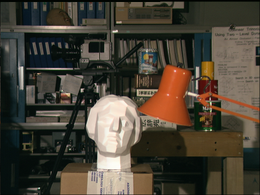
%> input picture pset5/bp/data/scene1.row3.col2.ppm, 260 x 195 px, shrunk from 384 x 288 before the run
$ octave Prob1.m   (GNU Octave 9; MATLAB toolbox functions it lacks are replaced by stand-ins)
%> lines starting %> are read from the running program, lines starting %| are printed output that depends on the picture
### pset5/bp/StereoBP.m
function dx = StereoBP(Il,Ir)
% Estimates horizontal disparities of image pair using belief propagation.
% The images are assumed to be grayscale.
% Output: dx - the horizontal offsets in direction Il --> Ir.

% Parameters
lambda = .2;
disp = 0:10;

L = length(disp); % number of disparities that we consider

[height,width] = size(Ir);

% Precompute data term
fprintf('Computing data term\n');
D = zeros(height,width,L);
for y=1:height
  for x=1:width
    for l=1:L
      dx = disp(l);
      if x-dx<1
        D(y,x,l) = 0; % boundary effect
      else
        % FILL IN D(y, x, l)
        y_l = Il(y,x);
        y_r = Ir(y,x-dx);
        D(y,x,l) = exp(-lambda*abs(y_l - y_r));
      end
    end
  end
end

% Precompute smoothness term
fprintf('Computing smoothness term\n');
P = zeros(L,L);
for l1=1:L
  for l2=1:L
    dx1 = disp(l1);
    dx2 = disp(l2);
    % FILL IN P(l1, l2)
    P(l1,l2) = exp(-abs(dx1-dx2));
  end
end

% Messages for max product
msgs_maxprod = ones(height,width,2,L);

% Messages for sum product
msgs_sumprod = ones(height,width,2,L);

% Constants to indicate direction
LEFT=1;
RIGHT=2;

% We do belief propagation for each row in the images. We compute messages
% for both max-product and sum-product.
fprintf('Performing sum-product message passing: ');
for y=1:height
  fprintf('.');

  % Forward pass: pass messages from left to right
  for x=1:width-1
    % FILL IN msgs_sumprod(y,x+1,LEFT,:)
    % x   -> node j
    % x+1 -> node i
    % EQUATION: m_ji(x_i) =
    %               SUM_{x_j} [ P(x_i, x_j) * PROD_{k=n(j)~i} m_kj(x_j) ]

    k_T = ones(L,1);    %(y) Top neighbor message
    k_P = ones(L,1);    %(x) Input neighbor message

    k_T(:) = D(y,x,:);
    k_P(:) = msgs_sumprod(y,x,LEFT,:);
    m_prev = k_T .* k_P;

    result = P * (m_prev);
    result = result / sum(result);

    msgs_sumprod(y,x+1,LEFT,:) = result;
  end

  % Backward pass: pass messages from right to left
  for x=width:-1:2
    % FILL IN msgs_sumprod(y,x-1,RIGHT,:)

    k_T = ones(L,1);    %(y) Top neighbor message
    k_P = ones(L,1);    %(x) Input neighbor message

    k_T(:) = D(y,x,:);
    k_P(:) = msgs_sumprod(y,x,RIGHT,:);
    m_prev = k_T .* k_P;

    result = P * ( m_prev );
    result = result / sum(result);

    msgs_sumprod(y,x-1,RIGHT,:) = result;
  end

end
fprintf('\n');

fprintf('Performing max-product message passing: ');
for y=1:height
  fprintf('.');

  % Forward pass: pass messages from left to right
  for x=1:width-1
    % FILL IN msgs_maxprod(y,x+1,LEFT,:)

    k_T = ones(L,1);    %(y) Top neighbor message
    k_P = ones(L,1);    %(x) Input neighbor message

    k_T(:) = D(y,x,:);
    k_P(:) = msgs_maxprod(y,x,LEFT,:);

    m_prev = k_T .* k_P;

    R = zeros(size(P));
    for l=1:L
        R(:,l) = (P(:,l) .* m_prev);
    end

    [arg_val, arg_max] = max(R, [], 1);
    result = arg_val / sum(arg_val);
    msgs_maxprod(y,x+1,LEFT,:) = result;

  end
  % Backward pass: pass messages from right to left
  for x=width:-1:2
    % FILL IN msgs_maxprod(y,x-1,RIGHT,:)

    k_T = ones(L,1);    %(y) Top neighbor message
    k_P = ones(L,1);    %(x) Input neighbor message

    k_T(:) = D(y,x,:);
    k_P(:) = msgs_maxprod(y,x,RIGHT,:);

    m_prev = k_T .* k_P;

    R = zeros(size(P));
    for l=1:L
        R(:,l) = (P(:,l) .* m_prev);
    end

    [arg_val, arg_max] = max(R, [], 1);
    result = arg_val / sum(arg_val);
    msgs_maxprod(y,x-1,RIGHT,:) = result;

  end
end
fprintf('\n');

% Compute marginals
fprintf('Computing marginals\n');
marg = ComputeMarginals(D, msgs_sumprod, disp);

% Compute mean
fprintf('Computing mean\n');
mu = ComputeMean(D, msgs_sumprod, disp);

% Compute MAP
fprintf('Computing MAP\n');
map = ComputeMAP(D, msgs_maxprod, disp);

% Start visualizing everything...
fprintf('Visualizing...\n');
Visualize(Il, Ir, D, msgs_maxprod, msgs_sumprod, marg, mu, map, disp);


function dx = ComputeMAP(D,msgs,disp)

[height,width,L] = size(D);
marg = ComputeMarginals(D, msgs, disp);

b = zeros(L,1);
dx = zeros(height,width);
for y=1:height
  for x=1:width
    % FILL IN: Compute the MAP estimate

    P_l = reshape(marg(y,x,:), length(disp), 1);

    [val, d] = max( P_l, [], 1 );
    dx(y,x) = d;

  end
end


function marg = ComputeMarginals(D, msgs, disp)

[height,width,L] = size(D);

b = zeros(L,1);
marg = zeros(height,width,L);
for y=1:height
  for x=1:width
    % FILL IN: Compute marginals

    m_top = ones(L,1);
    m_left = ones(L,1);
    m_right = ones(L,1);

    m_top(:) = D(y,x,:);
    m_left(:) = msgs(y,x,1,:);
    m_right(:) = msgs(y,x,2,:);

    result = m_top .* m_left .* m_right;
    result = result / sum(result);
    marg(y, x, :) = result;

  end
end


function mu = ComputeMean(D, msgs, disp)

mu = zeros(size(D,1), size(D, 2));
marg = ComputeMarginals(D, msgs, disp);

L = length(disp);

% FILL IN: Compute mean (hint: you can use ComputeMarginals)
for y=1:size(D,1)
  for x=1:size(D,2)

       P_l = reshape(marg(y,x,:), length(disp), 1);
       mu(y,x) = dot(disp, P_l);
  end
end


% This function visualizes different aspects of the algorithm. You can tweak
% the parameters if you like. Be sure to include important ones in your writeup.
function Visualize(Il, Ir, D, msgs_maxprod, msgs_sumprod, marg, mu, map, disp);

scanline = 61;
LEFT=1;
RIGHT=2;
L = size(D, 3);

colormap gray;

% Show the stereo pair
clf;
subplot(121); imagesc(Il); axis image; title('Stereo Left', 'FontSize', 20);
subplot(122); imagesc(Ir); axis image; title('Stereo Right', 'FontSize', 20);
pause;

% Plot a scanline
clf;
subplot(221);
img1 = repmat(Il, [1 1 3]) / 255;
img1(scanline, :, 1:2) = 0;
img1(scanline, :, 3) = 1;
imagesc(img1); axis image; title('Left Image Scanline', 'FontSize', 20);
subplot(223);
img2 = repmat(Ir, [1 1 3]) / 255;
img2(scanline, :, 2:3) = 0;
img2(scanline, :, 1) = 1;
imagesc(img2); axis image; title('Right Image Scanline', 'FontSize', 20)
subplot(122); hold on;
h1 = plot(Il(scanline, :), 'b', 'LineWidth', 5);
h2 = plot(Ir(scanline, :), 'r', 'LineWidth', 5);
legend('Left Image', 'Right Image'); title('Plot of a Scanline', 'FontSize', 20);
pause;

% Plot the messages for a pixel on this scanline
clf;
pixel = 140;
subplot(121);
img = repmat(Il, [1 1 3]) / 255;
img(scanline, pixel, :) = [0 1 0];
imagesc(img); axis image;
subplot(122); hold on;
plot(squeeze(msgs_sumprod(scanline, pixel, LEFT, :)), 'b', 'LineWidth', 5);
plot(squeeze(msgs_sumprod(scanline, pixel, RIGHT, :)), 'r', 'LineWidth', 5);
legend('Forward Pass', 'Backward Pass');
xlabel('Disparity');
title('Messages at Green Pixel', 'FontSize', 20);
pause;

% Plot the marginals for a pixel on this scanline
img = repmat(Il, [1 1 3]) / 255;
colors = [1 0 0; 0 1 0];
pixels = [140 130];
clf; subplot(122); hold on;
for i=1:length(pixels),
  img(scanline, pixels(i), :) = colors(i, :);
  plot(squeeze(marg(scanline, pixels(i), :)), '.', 'MarkerSize', 40, 'MarkerEdgeColor', colors(i, :));
end
subplot(121); imagesc(img); axis image;
subplot(122);
ylim([0 1]); xlabel('Disparity'); ylabel('Marginal Probability'); title('Marginals at Green and Red Pixels', 'FontSize', 20);
pause;

% Visualize the mean and map at this scanline
clf; hold on;
plot(squeeze(mu(scanline, :)), 'b', 'LineWidth', 5);
plot(squeeze(map(scanline, :)), 'r', 'LineWidth', 5);
legend('Mean at Scanline', 'MAP at Scanline');
title('Plot of Mean and MAP Estimates on Scanline', 'FontSize', 20);
pause;

% Visualize marginals for all scanlines
clf;
for i=1:9,
  subplot(3,3,i); imagesc(marg(:, :, i)); axis image; title(sprintf('Marginals for Disparity=%i', disp(i)), 'FontSize', 20);
end
pause;

% Visualize mean and map for all scanlines
clf;
subplot(121); imagesc(mu); title('Mean', 'FontSize', 20); axis image;
subplot(122); imagesc(map); title('MAP', 'FontSize', 20); axis image;
drawnow;

### pset5/bp/Prob1.m
Il = imread('data/scene1.row3.col2.ppm');
%> Il is the input picture: size 195x260x3 uint8; mean R, G, B 74.1, 67.3, 55.2
Ir = imread('data/scene1.row3.col3.ppm');
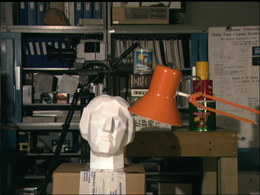
%> input picture pset5/bp/data/scene1.row3.col3.ppm, 260 x 195 px, shrunk from 384 x 288 before the run
%> Ir is the input picture: size 195x260x3 uint8; mean R, G, B 74.7, 67.6, 55.4

Il = imresize(Il,0.5,'bilinear');
%> Il: size 98x130x3 uint8
Ir = imresize(Ir,0.5,'bilinear');
%> Ir: size 98x130x3 uint8

Il = rgb2gray(Il);
%> Il: size 98x130 uint8
Ir = rgb2gray(Ir);
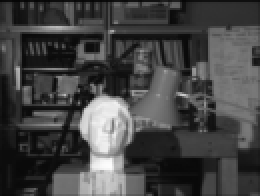
%> Ir: size 98x130 uint8 (shown 2 times larger); min 6, max 252, mean 68.4
Il = double(Il);
%> Il: size 98x130 double
Ir = double(Ir);
%> Ir: size 98x130 double

dx = StereoBP(Il,Ir);
%> after the loop in StereoBP, `for y=1:height`: y_l = 62; y_r = 42
%> after the loop in StereoBP, `for y=1:height`: k_P = [0.282; 0.365; 0.223; 0.082; 0.0302; 0.0111; 0.00408; 0.0015; 0.000553; 0.000203; 7.48e-05]; k_T = [1; 0.368; 0; 0; 0; 0; 0; 0; 0; 0; 0]
%> after the loop in StereoBP, `for y=1:height`: k_P = [0.125; 0.339; 0.339; 0.125; 0.0459; 0.0169; 0.00621; 0.00228; 0.00084; 0.000309; 0.000114]
%> in ComputeMarginals, `[height,width,L] = size(D);`: height = 98; width = 130; L = 11
%> the loop in ComputeMarginals, `for y=1:height` made 98 passes
%> after the loop in ComputeMarginals, `for y=1:height`: m_left = [0.139; 0.24; 0.334; 0.18; 0.0667; 0.0246; 0.00908; 0.00337; 0.00129; 0.000608; 0.000554]; m_right = [1; 1; 1; 1; 1; 1; 1; 1; 1; 1; 1]; m_top = [1; 0.111; 0.0907; 0.0907; 0.449; 0.0408; 0.0123; 0.0123; 0.015; 0.015; 0.0183]
%> in ComputeMean, `mu = zeros(size(D,1), size(D, 2));`: mu: size 98x130 double; every value is 0
%> the loop in ComputeMarginals (call 2), `for y=1:height` made 98 passes
%> the loop in ComputeMean, `for y=1:size(D,1)` made 98 passes
%> after the loop in ComputeMean, `for y=1:size(D,1)`:
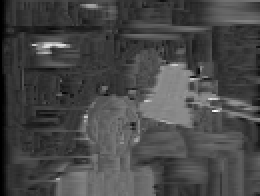
%> mu: size 98x130 double (shown 2 times larger); min 0, max 9.07, mean 2.54; drawn with min black and max white
%> the loop in ComputeMAP, `for y=1:height` made 98 passes
%> in Visualize, `img(scanline, pixel, :) = [0 1 0];`:
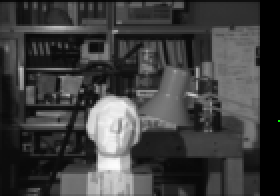
%> img: size 98x140x3 double (shown 2 times larger); mean R, G, B 0.248, 0.248, 0.248
%> in Visualize, `title('Marginals at Green and Red Pixels', 'FontSize', 20)`:
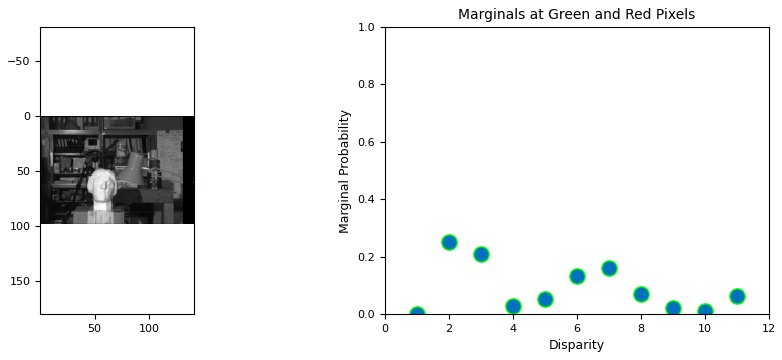
%> figure redrawn from the program's plot data, 2 panels
%> in Visualize, `title('Plot of Mean and MAP Estimates on Scanline', 'FontSize', 20);`:
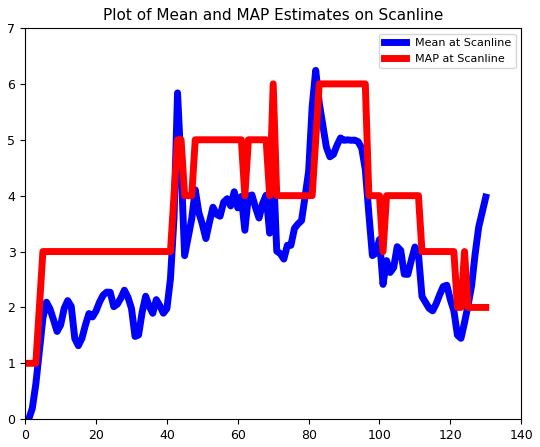
%> figure redrawn from the program's plot data; curve peaks at x = 82, y = 6.24; curve peaks at x = 70, y = 6
%> after the loop in Visualize, `for i=1:9,`:
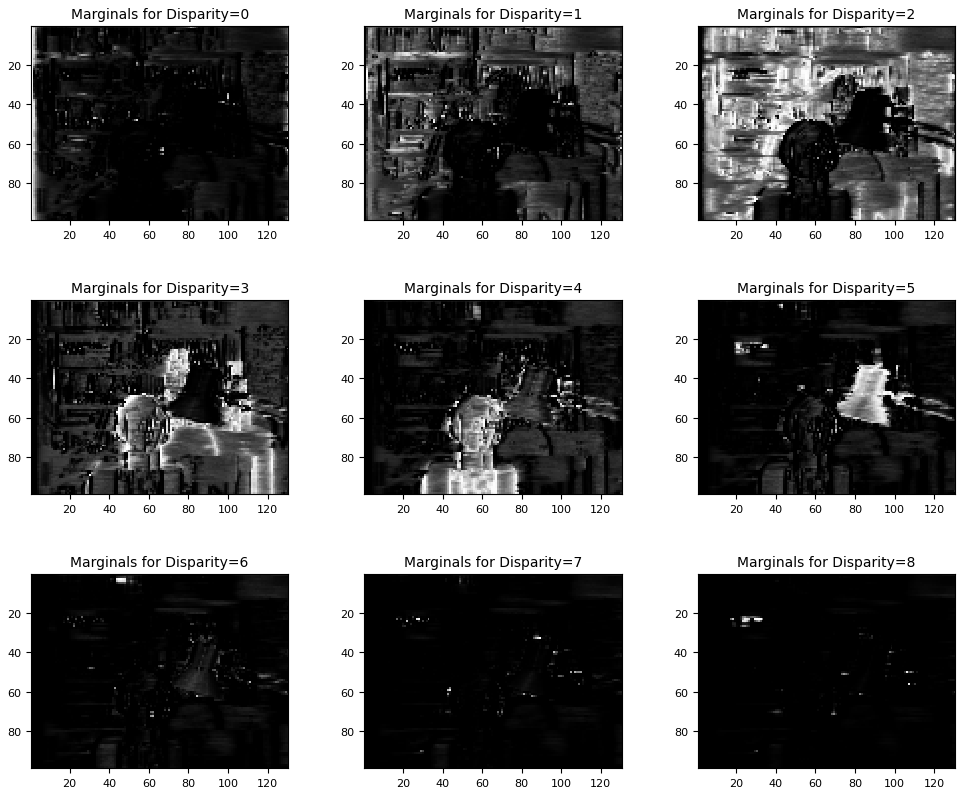
%> figure redrawn from the program's plot data, 9 panels
%> dx = 10
